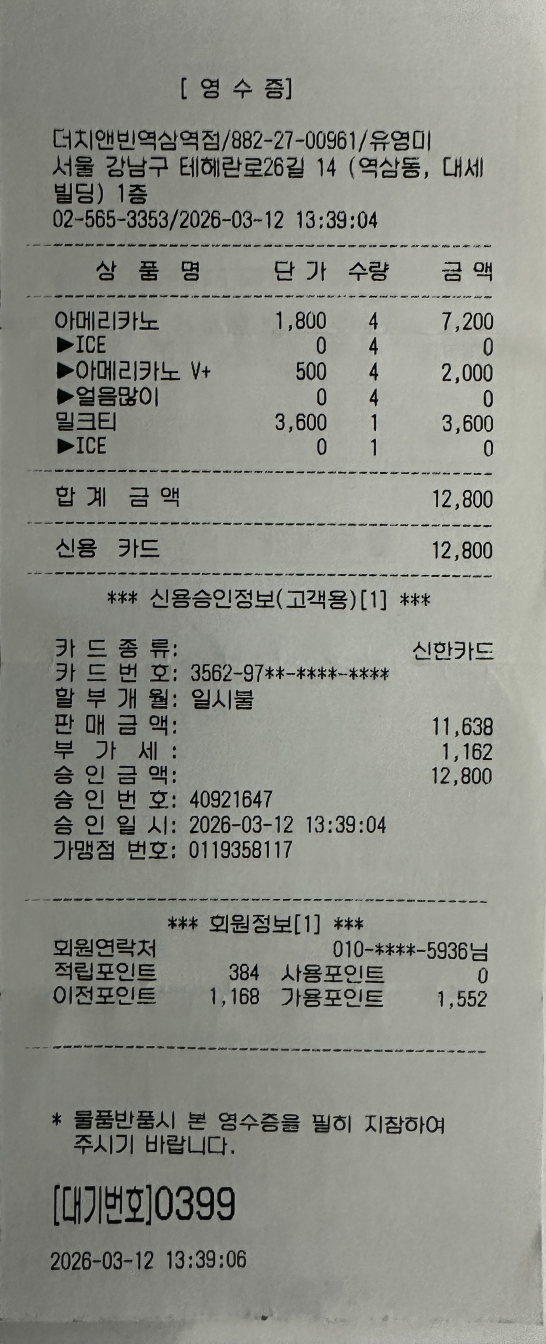
#> input picture part04_multimodal/images/KakaoTalk_20260601_112954045.jpg, 1637 x 4032 px (shown at 1/3 size)
$ python ch05_ocr_03_image_ocr.py
#> lines starting #> are read from the running program, lines starting #| are printed output that depends on the picture; after the words box and inside, x2 and y2 are one past the last pixel; in counts of white or black regions, pixels touching at a corner belong together
import os
import cv2               # OpenCV 이미지 전처리 엔진
import numpy as np
import pytesseract
from PIL import Image

# ── [해결-1] 프로젝트 로컬 tessdata 폴더로 데이터 로딩 우회 선언 ─────────────
os.environ['TESSDATA_PREFIX'] = r'D:\korea_IT\2025_LangChain_\al-cctv-platform\tessdata'

# ── [해결-2] Windows 환경 Tesseract 실행 엔진 절대경로 지정 ─────────────────
pytesseract.pytesseract.tesseract_cmd = r'C:\Program Files\Tesseract-OCR\tesseract.exe'

# ── [해결-3] 실행 경로 독립성 확보 (절대경로 병합) ───────────────────────────
current_dir = os.path.dirname(os.path.abspath(__file__))
image_path = os.path.join(current_dir, 'images', 'KakaoTalk_20260601_112954045.jpg')

# 1. OpenCV 이미지 로드 및 그레이스케일 변환
img_bgr = cv2.imread(image_path)
#> img_bgr is the input picture: shape (4032, 1637, 3); mean B, G, R 136.3, 144.1, 142.7
if img_bgr is None:
  print("[ERROR] 이미지를 불러올 수 없습니다. 경로를 확인해주세요.")
  exit()

gray = cv2.cvtColor(img_bgr, cv2.COLOR_BGR2GRAY)

# 2. 3배 이미지 확대 (Tesseract 최소 요구 해상도 30px 이상 충족)
scaled = cv2.resize(gray, None, fx=3.0, fy=3.0, interpolation=cv2.INTER_LINEAR)

# 3. OTSU 이진화 (글자와 배경을 완벽히 흑백으로 분리)
_, binary = cv2.threshold(scaled, 0, 255, cv2.THRESH_BINARY + cv2.THRESH_OTSU)
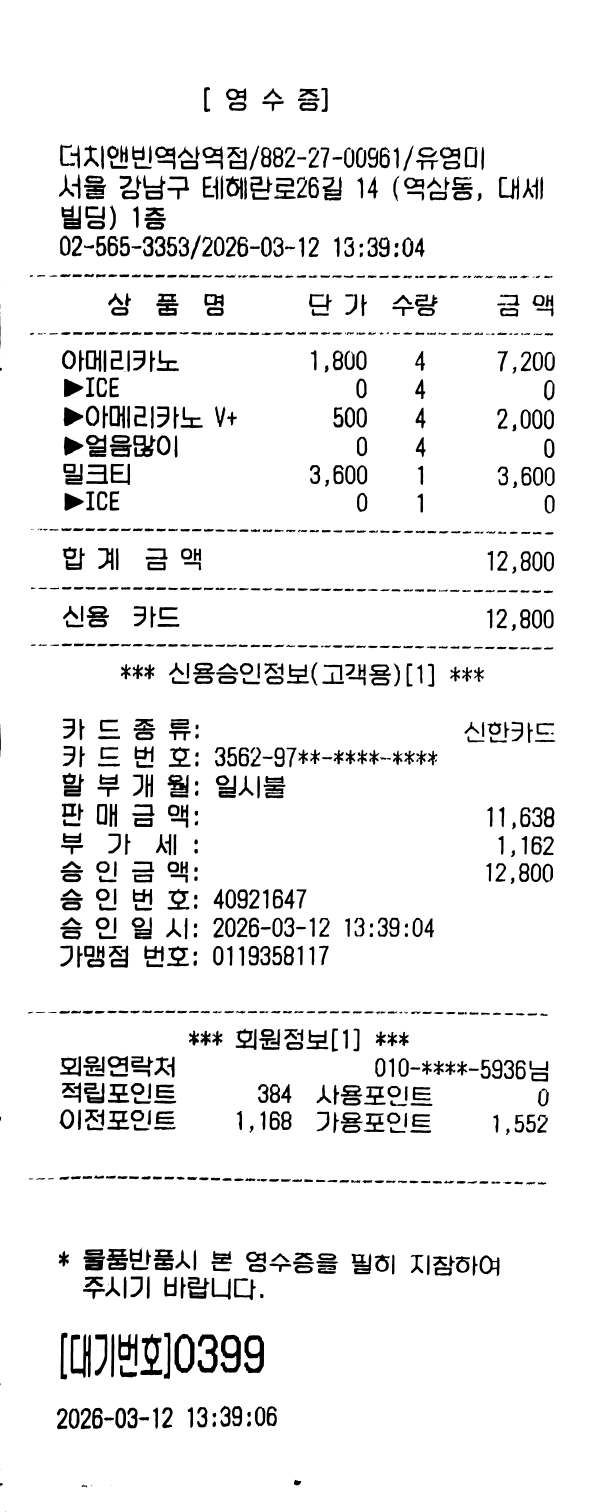
#> binary: shape (12096, 4911) (shown at 1/8 size); 93.5% white; 1077 black regions (55 under 20 px), largest, box (x1, y1, x2, y2) and area: (564, 10672, 728, 11022) 25269, (1954, 10682, 2112, 10986) 25128, (1764, 10679, 1927, 10982) 25038

# [해결-4] NumPy 배열(OpenCV)을 PIL Image 객체로 명시적 형변환 (TypeError 예방)
img_pil = Image.fromarray(binary)

# 4. 한글('kor') 및 영어('eng') 동시 판독 실행
#> (the run stopped early here; a loop or call above may not have finished)
